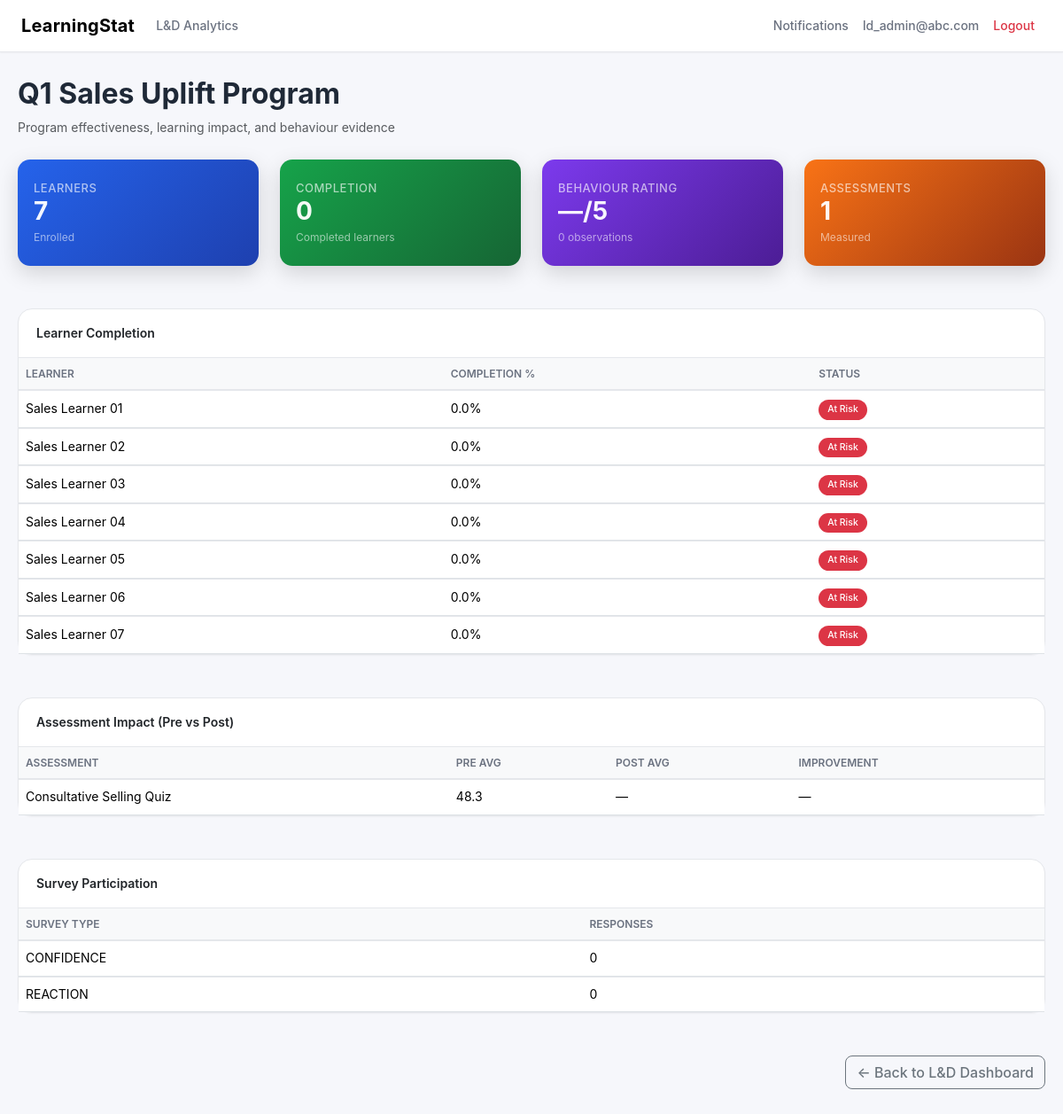
Page /ld/program/1 (signed in) on the committed database.
### tables this page shows
CREATE TABLE users (
    id INTEGER PRIMARY KEY AUTOINCREMENT,
    org_id INTEGER NOT NULL,
    email TEXT NOT NULL,
    full_name TEXT NOT NULL,
    password_hash TEXT NOT NULL,
    role TEXT NOT NULL,
    department_id INTEGER,
    manager_id INTEGER,
    is_active INTEGER NOT NULL DEFAULT 1,
    created_at TEXT NOT NULL,
    UNIQUE(org_id, email),
    FOREIGN KEY(org_id) REFERENCES orgs(id) ON DELETE CASCADE,
    FOREIGN KEY(department_id) REFERENCES departments(id) ON DELETE SET NULL,
    FOREIGN KEY(manager_id) REFERENCES users(id) ON DELETE SET NULL
);

CREATE TABLE programs (
    id INTEGER PRIMARY KEY AUTOINCREMENT,
    org_id INTEGER NOT NULL,
    title TEXT NOT NULL,
    description TEXT NOT NULL,
    start_date TEXT,
    end_date TEXT,
    owner_user_id INTEGER,
    status TEXT NOT NULL DEFAULT 'ACTIVE',
    created_at TEXT NOT NULL,
    FOREIGN KEY(org_id) REFERENCES orgs(id) ON DELETE CASCADE,
    FOREIGN KEY(owner_user_id) REFERENCES users(id) ON DELETE SET NULL
);

CREATE TABLE assessments (
    id INTEGER PRIMARY KEY AUTOINCREMENT,
    org_id INTEGER NOT NULL,
    course_id INTEGER NOT NULL,
    name TEXT NOT NULL,
    max_score INTEGER NOT NULL DEFAULT 100,
    questions_json TEXT NOT NULL,
    created_at TEXT NOT NULL,
    FOREIGN KEY(org_id) REFERENCES orgs(id) ON DELETE CASCADE,
    FOREIGN KEY(course_id) REFERENCES courses(id) ON DELETE CASCADE
);

CREATE TABLE surveys (
    id INTEGER PRIMARY KEY AUTOINCREMENT,
    org_id INTEGER NOT NULL,
    program_id INTEGER NOT NULL,
    survey_type TEXT NOT NULL, -- REACTION / CONFIDENCE
    questions_json TEXT NOT NULL,
    created_at TEXT NOT NULL,
    FOREIGN KEY(org_id) REFERENCES orgs(id) ON DELETE CASCADE,
    FOREIGN KEY(program_id) REFERENCES programs(id) ON DELETE CASCADE
);

### app.py (the view)
@app.route("/ld/program/<int:program_id>", endpoint="ld_program_view")
@login_required
@role_required(ROLE_LD_ADMIN, ROLE_LD_ANALYST)
def ld_program_view(program_id):
    u = current_user()
    program = query_one(
        "SELECT * FROM programs WHERE id = ? AND org_id = ?",
        (program_id, u.org_id),
    )
    if not program:
        abort(404)
    learners = query_all(
        """
        SELECT
            u.id AS user_id,
            u.full_name,
            ROUND(
                100.0 * SUM(CASE WHEN e.status='COMPLETED' THEN 1 ELSE 0 END)
                / COUNT(e.id), 1
            ) AS completion_pct
        FROM enrollments e
        JOIN users u ON u.id = e.user_id
        WHERE e.program_id = ?
        GROUP BY u.id, u.full_name
        ORDER BY completion_pct ASC
        """,
        (program_id,),
    )
    assessment_stats = query_all(
        """
        SELECT
            a.name,
            ROUND(AVG(CASE WHEN aa.attempt_type='PRE' THEN aa.score END),1) AS pre_avg,
            ROUND(AVG(CASE WHEN aa.attempt_type='POST' THEN aa.score END),1) AS post_avg
        FROM assessments a
        JOIN assessment_attempts aa ON aa.assessment_id = a.id
        WHERE a.course_id IN (
            SELECT course_id FROM program_courses WHERE program_id = ?
        )
        GROUP BY a.id, a.name
        """,
        (program_id,),
    )
    survey_stats = query_all(
        """
        SELECT s.survey_type, COUNT(r.id) AS responses
        FROM surveys s
        LEFT JOIN survey_responses r ON r.survey_id = s.id
        WHERE s.program_id = ?
        GROUP BY s.survey_type
        """,
        (program_id,),
    )
    behaviour_row = query_one(
        """
        SELECT ROUND(AVG(rating),1) AS avg_rating, COUNT(*) AS count
        FROM manager_observations
        WHERE program_id = ?
        """,
        (program_id,),
    )
    behaviour = {
        "avg_rating": behaviour_row["avg_rating"] if behaviour_row and behaviour_row["avg_rating"] is not None else "—",
        "count": behaviour_row["count"] if behaviour_row else 0,
    }
    return render_template(
        "ld_program.html",
        program=program,
        learners=learners,
        assessment_stats=assessment_stats,
        survey_stats=survey_stats,
        behaviour=behaviour,
    )

### app.py (called while the page is built, shortened)
def get_db() -> sqlite3.Connection:
    if "db" not in g:
        conn = sqlite3.connect(app.config["DB_PATH"])
        conn.row_factory = sqlite3.Row
        conn.execute("PRAGMA foreign_keys = ON;")
        g.db = conn
    return g.db

def query_one(sql: str, params: Tuple = ()) -> Optional[sqlite3.Row]:
    cur = get_db().execute(sql, params)
    row = cur.fetchone()
    cur.close()
    return row

def query_all(sql: str, params: Tuple = ()) -> List[sqlite3.Row]:
    cur = get_db().execute(sql, params)
    rows = cur.fetchall()
    cur.close()
    return rows

def current_user() -> Optional[UserCtx]:
    uid = session.get("user_id")
    if not uid:
        return None
    row = query_one(
        """
        SELECT id, org_id, email, full_name, role, department_id, manager_id
        FROM users
        WHERE id = ? AND is_active = 1
        """,
        (uid,),
    )
    if not row:
        return None
    return UserCtx(
        id=row["id"],
        org_id=row["org_id"],
        email=row["email"],
        full_name=row["full_name"],
        role=row["role"],
        department_id=row["department_id"],
        manager_id=row["manager_id"],
    )

def current_org() -> Optional[sqlite3.Row]:
    u = current_user()
    if not u:
        return None
    return query_one("SELECT * FROM orgs WHERE id = ?", (u.org_id,))

def login_required(view):
    @wraps(view)
    def wrapped(*args, **kwargs):
        if not current_user():
            return redirect(url_for("login", next=request.path))
        return view(*args, **kwargs)
    return wrapped

def role_required(*allowed_roles: str):
    def decorator(view):
        @wraps(view)
        def wrapped(*args, **kwargs):
            u = current_user()
            if not u:
                return redirect(url_for("login", next=request.path))
            if u.role not in allowed_roles:
                flash("You do not have access to that page.", "warning")
                return redirect(url_for("home"))
            return view(*args, **kwargs)
        return wrapped
    return decorator

def total_points(user_id: int, org_id: int) -> int:
    row = query_one(
        "SELECT COALESCE(SUM(points), 0) AS pts FROM gamification_points WHERE org_id = ? AND user_id = ?",
        (org_id, user_id),
    )
    return int(row["pts"]) if row else 0

def compute_streak_days(user_id: int, org_id: int) -> int:
    days = set(get_activity_days(user_id, org_id, limit=60))
    if not days:
        return 0

### templates/ld_program.html
{% extends "base.html" %}
{% block content %}
<div class="page-header mb-4">
  <div>
    <h2 class="fw-bold">{{ program.title }}</h2>
    <div class="text-muted">
      Program effectiveness, learning impact, and behaviour evidence
    </div>
  </div>
</div>
<div class="row g-4 mb-5">
  <div class="col-md-3">
    <div class="kpi-premium gradient-blue">
      <div class="kpi-content">
        <div class="kpi-label">Learners</div>
        <div class="kpi-value">{{ learners|length }}</div>
        <div class="kpi-subtext">Enrolled</div>
      </div>
    </div>
  </div>
  <div class="col-md-3">
    <div class="kpi-premium gradient-green">
      <div class="kpi-content">
        <div class="kpi-label">Completion</div>
        <div class="kpi-value">
          {{ learners | selectattr("completion_pct", "ge", 100) | list | length }}
        </div>
        <div class="kpi-subtext">Completed learners</div>
      </div>
    </div>
  </div>
  <div class="col-md-3">
    <div class="kpi-premium gradient-purple">
      <div class="kpi-content">
        <div class="kpi-label">Behaviour Rating</div>
        <div class="kpi-value">{{ behaviour.avg_rating }}/5</div>
        <div class="kpi-subtext">{{ behaviour.count }} observations</div>
      </div>
    </div>
  </div>
  <div class="col-md-3">
    <div class="kpi-premium gradient-orange">
      <div class="kpi-content">
        <div class="kpi-label">Assessments</div>
        <div class="kpi-value">{{ assessment_stats|length }}</div>
        <div class="kpi-subtext">Measured</div>
      </div>
    </div>
  </div>
</div>
<div class="card section mb-5">
  <div class="card-header fw-semibold">Learner Completion</div>
  <table class="table align-middle mb-0">
    <thead class="table-light">
      <tr>
        <th>Learner</th>
        <th>Completion %</th>
        <th>Status</th>
      </tr>
    </thead>
    <tbody>
      {% for l in learners %}
        <tr>
          <td>{{ l.full_name }}</td>
          <td>{{ l.completion_pct }}%</td>
          <td>
            {% if l.completion_pct >= 70 %}
              <span class="badge bg-success">On Track</span>
            {% elif l.completion_pct >= 40 %}
              <span class="badge bg-warning">Needs Attention</span>
            {% else %}
              <span class="badge bg-danger">At Risk</span>
            {% endif %}
          </td>
        </tr>
      {% else %}
        <tr>
          <td colspan="3" class="text-center text-muted py-3">
            No learner data available
          </td>
        </tr>
      {% endfor %}
    </tbody>
  </table>
</div>
<div class="card section mb-5">
  <div class="card-header fw-semibold">Assessment Impact (Pre vs Post)</div>
  <table class="table align-middle mb-0">
    <thead class="table-light">
      <tr>
        <th>Assessment</th>
        <th>Pre Avg</th>
        <th>Post Avg</th>
        <th>Improvement</th>
      </tr>
    </thead>
    <tbody>
      {% for a in assessment_stats %}
        <tr>
          <td>{{ a.name }}</td>
          <td>{{ a.pre_avg if a.pre_avg is not none else "—" }}</td>
          <td>{{ a.post_avg if a.post_avg is not none else "—" }}</td>
          <td>
            {% if a.pre_avg is not none and a.post_avg is not none %}
              {% set delta = (a.post_avg - a.pre_avg)|round(1) %}
              {% if delta >= 0 %}
                <span class="text-success fw-semibold">+{{ delta }}%</span>
              {% else %}
                <span class="text-danger fw-semibold">{{ delta }}%</span>
              {% endif %}
            {% else %}
              —
            {% endif %}
          </td>
        </tr>
      {% else %}
        <tr>
          <td colspan="4" class="text-center text-muted py-3">
            No assessment data available
          </td>
        </tr>
      {% endfor %}
    </tbody>
  </table>
</div>
<div class="card section mb-5">
  <div class="card-header fw-semibold">Survey Participation</div>
  <table class="table align-middle mb-0">
    <thead class="table-light">
      <tr>
        <th>Survey Type</th>
        <th>Responses</th>
      </tr>
    </thead>
    <tbody>
      {% for s in survey_stats %}
        <tr>
          <td>{{ s.survey_type }}</td>
          <td>{{ s.responses }}</td>
        </tr>
      {% else %}
        <tr>
          <td colspan="2" class="text-center text-muted py-3">
            No survey data available
          </td>
        </tr>
      {% endfor %}
    </tbody>
  </table>
</div>
<div class="section text-end">
  <a href="/ld/dashboard" class="btn btn-outline-secondary">
    ← Back to L&D Dashboard
  </a>
</div>
{% endblock %}

### templates/base.html (shortened to what this page needs)
<!DOCTYPE html>
<html lang="en">
<head>
  <link href="https://cdn.jsdelivr.net/npm/bootstrap@5.3.2/dist/css/bootstrap.min.css" rel="stylesheet">
  <link rel="stylesheet" href="{{ url_for('static', filename='styles.css') }}">
</head>
<body>
<nav class="navbar navbar-expand-lg">
  <div class="container-fluid px-4">
    <a class="navbar-brand fw-bold" href="#">
      LearningStat
    </a>
    <div class="collapse navbar-collapse" id="mainNav">
      <ul class="navbar-nav me-auto mb-2 mb-lg-0">
        {% if current_user %}
          {% if current_user.role in ['LD_ADMIN','LD_ANALYST'] %}
            <li class="nav-item">
              <a class="nav-link" href="/ld/dashboard">L&D Analytics</a>
            </li>
          {% endif %}
        {% endif %}
      </ul>
      <ul class="navbar-nav ms-auto">
        {% if current_user %}
          <li class="nav-item">
            <a class="nav-link" href="/notifications">Notifications</a>
          </li>
          <li class="nav-item">
            <a class="nav-link" href="/profile">
              {{ current_user.email }}
            </a>
          </li>
          <li class="nav-item">
            <a class="nav-link text-danger" href="/logout">
              Logout
            </a>
          </li>
        {% endif %}
      </ul>
    </div>
  </div>
</nav>
<main class="page-wrapper">
  {% block content %}{% endblock %}
</main>
</body>
</html>

### static/styles.css (style rules this page uses)
:root { --bg-app: #f6f7fb; --bg-card: #ffffff; --bg-muted: #f1f3f8; --primary: #3b5bdb; --primary-soft: #e7ebff; --accent: #12b886; --danger: #e03131; --warning: #f59f00; --text-main: #1f2937; --text-muted: #6b7280; --text-light: #9ca3af; --border: #e5e7eb; --radius-sm: 8px; --radius-md: 12px; --radius-lg: 16px; --shadow-sm: 0 1px 2px rgba(0,0,0,0.04); --shadow-md: 0 6px 18px rgba(0,0,0,0.06); --transition: all 0.2s ease-in-out; }
body { background: var(--bg-app); color: var(--text-main); font-family: -apple-system, BlinkMacSystemFont, "Inter", "Segoe UI", Roboto, Helvetica, Arial, sans-serif; font-size: 14px; line-height: 1.6; }
.page-wrapper { max-width: 1280px; margin: 0 auto; padding: 28px 20px 60px; }
.page-header { display: flex; align-items: center; justify-content: space-between; margin-bottom: 24px; }
.navbar { background: #ffffff; border-bottom: 1px solid var(--border); box-shadow: var(--shadow-sm); }
.navbar-brand { font-weight: 600; letter-spacing: 0.2px; }
.nav-link { color: var(--text-muted); font-weight: 500; }
.card { background: var(--bg-card); border: 1px solid var(--border); border-radius: var(--radius-lg); box-shadow: var(--shadow-sm); }
.card-header { background: transparent; border-bottom: 1px solid var(--border); padding: 16px 20px; font-weight: 600; }
.kpi-label { font-size: 12px; color: var(--text-muted); }
.kpi-value { font-size: 26px; font-weight: 600; }
.table { border-collapse: separate; border-spacing: 0; }
.table th { font-size: 12px; text-transform: uppercase; color: var(--text-muted); font-weight: 600; border-bottom: 1px solid var(--border); }
.table td { vertical-align: middle; border-top: 1px solid var(--border); }
.btn { border-radius: var(--radius-sm); font-weight: 500; }
.badge { border-radius: 999px; padding: 6px 10px; font-weight: 500; }
.section { margin-bottom: 32px; }
.kpi-premium { display: flex; align-items: center; gap: 18px; padding: 24px; border-radius: 18px; min-height: 120px; transition: all 0.25s ease; box-shadow: 0 10px 28px rgba(0,0,0,0.08); }
.kpi-label { font-size: 14px; font-weight: 500; color: rgba(255,255,255,0.75); }
.kpi-value { font-size: 36px; font-weight: 700; line-height: 1.1; color: rgba(255,255,255,0.95); }
.kpi-subtext { font-size: 13px; margin-top: 4px; color: rgba(255,255,255,0.70); }
.gradient-blue { background: linear-gradient(135deg, #3b5bdb, #2f4fb8); }
.gradient-green { background: linear-gradient(135deg, #4fa16a, #3b7f53); }
.gradient-purple { background: linear-gradient(135deg, #6f4bd8, #5636b8); }
.kpi-premium { display: flex; align-items: center; gap: 14px; padding: 18px; border-radius: 14px; color: #fff; box-shadow: 0 8px 24px rgba(0,0,0,0.15); }
.kpi-label { font-size: 13px; text-transform: uppercase; letter-spacing: 0.5px; opacity: 0.85; }
.kpi-value { font-size: 28px; font-weight: 700; }
.kpi-subtext { font-size: 12px; opacity: 0.8; }
.gradient-blue { background: linear-gradient(135deg, #2563eb, #1e40af); }
.gradient-green { background: linear-gradient(135deg, #16a34a, #166534); }
.gradient-purple { background: linear-gradient(135deg, #7c3aed, #4c1d95); }
.gradient-orange { background: linear-gradient(135deg, #f97316, #9a3412); }

### rows in the picture
users: email "ld_admin@abc.com"
programs: title "Q1 Sales Uplift Program"
users: full_name "Sales Learner 01", completion_pct "0.0"
users: full_name "Sales Learner 02", completion_pct "0.0"
users: full_name "Sales Learner 03", completion_pct "0.0"
users: full_name "Sales Learner 04", completion_pct "0.0"
users: full_name "Sales Learner 05", completion_pct "0.0"
users: full_name "Sales Learner 06", completion_pct "0.0"
users: full_name "Sales Learner 07", completion_pct "0.0"
assessments: name "Consultative Selling Quiz", pre_avg "48.3", post_avg "—"
surveys: survey_type "CONFIDENCE", responses "0"
surveys: survey_type "REACTION", responses "0"

### other values in the picture
{{ learners|length }} "7"
{{ learners | selectattr("completion_pct", "ge", 100) | list | length }} "0"
{{ behaviour.avg_rating }} "—"
{{ behaviour.count }} "0"
{{ assessment_stats|length }} "1"
